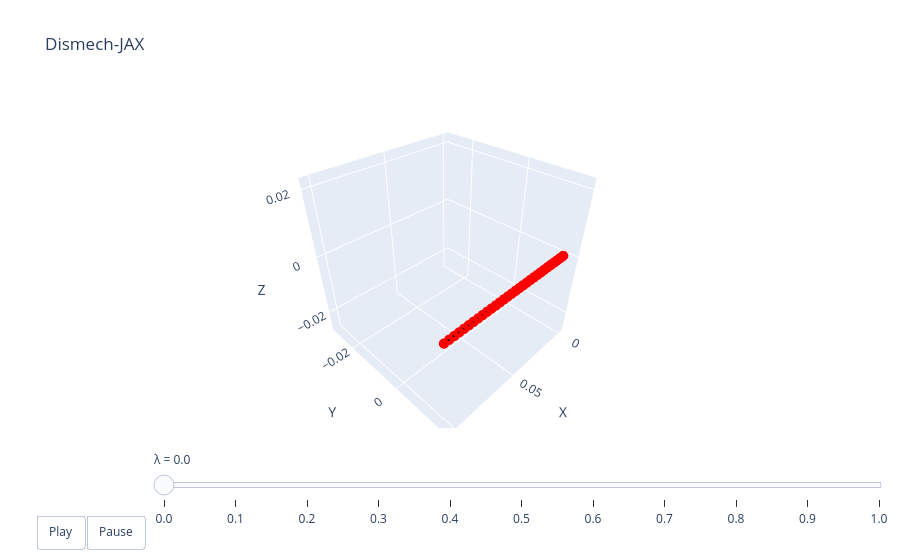

The code cell stored with this chart in its notebook:
### Code cell
i = 0
xf_stars = final_trajectories[i]["xf_stars"]
lambdas = jnp.linspace(0, 1.0, xf_stars.shape[0])
aux = get_aux(final_trajectories[i]["xb_m"])
animate_rod(sim, lambdas, xf_stars, aux)

### Figure 1 — Plotly figure (JSON) as saved in the notebook; plotly's stock layout.template omitted (floating-point values rounded to 4 significant figures)
{"data": [{"line": {"color": "black", "width": 4}, "marker": {"color": "red", "size": 6}, "mode": "lines+markers", "name": "edges", "type": "scatter3d", "x": [0.000833, 0.004163, null, 0.004163, 0.007493, null, 0.007493, 0.01082, null, 0.01082, 0.01415, null, 0.01415, 0.01748, null, 0.01748, 0.02081, null, 0.02081, 0.02414, null, 0.02414, 0.02747, null, 0.02747, 0.0308, null, 0.0308, 0.03413, null, 0.03413, 0.03746, null, 0.03746, 0.04079, null, 0.04079, 0.04412, null, 0.04412, 0.04745, null, 0.04745, 0.05078, null, 0.05078, 0.05411, null, 0.05411, 0.05744, null, 0.05744, 0.06077, null, 0.06077, 0.0641, null, 0.0641, 0.06743, null, 0.06743, 0.07076, null, 0.07076, 0.07409, null, 0.07409, 0.07742, null, 0.07742, 0.08075, null, 0.08075, 0.08408, null, 0.08408, 0.08741, null, 0.08741, 0.09074, null, 0.09074, 0.09407, null, 0.09407, 0.0974, null, 0.0974, 0.1007, null], "y": [0.01586, 0.01586, null, 0.01586, 0.01586, null, 0.01586, 0.01586, null, 0.01586, 0.01586, null, 0.01586, 0.01586, null, 0.01586, 0.01586, null, 0.01586, 0.01586, null, 0.01586, 0.01586, null, 0.01586, 0.01586, null, 0.01586, 0.01586, null, 0.01586, 0.01586, null, 0.01586, 0.01586, null, 0.01586, 0.01586, null, 0.01586, 0.01586, null, 0.01586, 0.01586, null, 0.01586, 0.01586, null, 0.01586, 0.01586, null, 0.01586, 0.01586, null, 0.01586, 0.01586, null, 0.01586, 0.01586, null, 0.01586, 0.01586, null, 0.01586, 0.01586, null, 0.01586, 0.01586, null, 0.01586, 0.01586, null, 0.01586, 0.01586, null, 0.01586, 0.01586, null, 0.01586, 0.01586, null, 0.01586, 0.01586, null, 0.01586, 0.01586, null, 0.01586, 0.01586, null], "z": [0, 0, null, 0, 6.871e-08, null, 6.871e-08, 7.035e-07, null, 7.035e-07, 1.841e-06, null, 1.841e-06, 3.336e-06, null, 3.336e-06, 5.063e-06, null, 5.063e-06, 6.91e-06, null, 6.91e-06, 8.777e-06, null, 8.777e-06, 1.057e-05, null, 1.057e-05, 1.222e-05, null, 1.222e-05, 1.366e-05, null, 1.366e-05, 1.482e-05, null, 1.482e-05, 1.567e-05, null, 1.567e-05, 1.617e-05, null, 1.617e-05, 1.631e-05, null, 1.631e-05, 1.608e-05, null, 1.608e-05, 1.549e-05, null, 1.549e-05, 1.456e-05, null, 1.456e-05, 1.332e-05, null, 1.332e-05, 1.183e-05, null, 1.183e-05, 1.014e-05, null, 1.014e-05, 8.313e-06, null, 8.313e-06, 6.442e-06, null, 6.442e-06, 4.616e-06, null, 4.616e-06, 2.936e-06, null, 2.936e-06, 1.518e-06, null, 1.518e-06, 4.914e-07, null, 4.914e-07, 0, null, 0, 0, null, 0, 0, null]}], "layout": {"scene": {"xaxis": {"range": [-0.004162, 0.1057], "title": {"text": "X"}}, "yaxis": {"range": [-0.03052, 0.01917], "title": {"text": "Y"}}, "zaxis": {"range": [-0.02748, 0.02301], "title": {"text": "Z"}}}, "sliders": [{"currentvalue": {"prefix": "λ = "}, "steps": [{"args": [["0.0"], {"frame": {"duration": 50, "redraw": true}, "mode": "immediate"}], "label": "0.0", "method": "animate"}, {"args": [["0.1"], {"frame": {"duration": 50, "redraw": true}, "mode": "immediate"}], "label": "0.1", "method": "animate"}, {"args": [["0.2"], {"frame": {"duration": 50, "redraw": true}, "mode": "immediate"}], "label": "0.2", "method": "animate"}, {"args": [["0.3"], {"frame": {"duration": 50, "redraw": true}, "mode": "immediate"}], "label": "0.3", "method": "animate"}, {"args": [["0.4"], {"frame": {"duration": 50, "redraw": true}, "mode": "immediate"}], "label": "0.4", "method": "animate"}, {"args": [["0.5"], {"frame": {"duration": 50, "redraw": true}, "mode": "immediate"}], "label": "0.5", "method": "animate"}, {"args": [["0.6"], {"frame": {"duration": 50, "redraw": true}, "mode": "immediate"}], "label": "0.6", "method": "animate"}, {"args": [["0.7"], {"frame": {"duration": 50, "redraw": true}, "mode": "immediate"}], "label": "0.7", "method": "animate"}, {"args": [["0.8"], {"frame": {"duration": 50, "redraw": true}, "mode": "immediate"}], "label": "0.8", "method": "animate"}, {"args": [["0.9"], {"frame": {"duration": 50, "redraw": true}, "mode": "immediate"}], "label": "0.9", "method": "animate"}, {"args": [["1.0"], {"frame": {"duration": 50, "redraw": true}, "mode": "immediate"}], "label": "1.0", "method": "animate"}], "transition": {"duration": 0}, "x": 0.1, "y": 0}], "title": {"text": "Dismech-JAX"}, "updatemenus": [{"buttons": [{"args": [null, {"frame": {"duration": 50, "redraw": true}, "fromcurrent": true}], "label": "Play", "method": "animate"}, {"args": [[null], {"frame": {"duration": 0, "redraw": true}, "mode": "immediate"}], "label": "Pause", "method": "animate"}], "direction": "left", "pad": {"r": 10, "t": 87}, "showactive": false, "type": "buttons", "x": 0.1, "xanchor": "right", "y": 0, "yanchor": "top"}]}}
